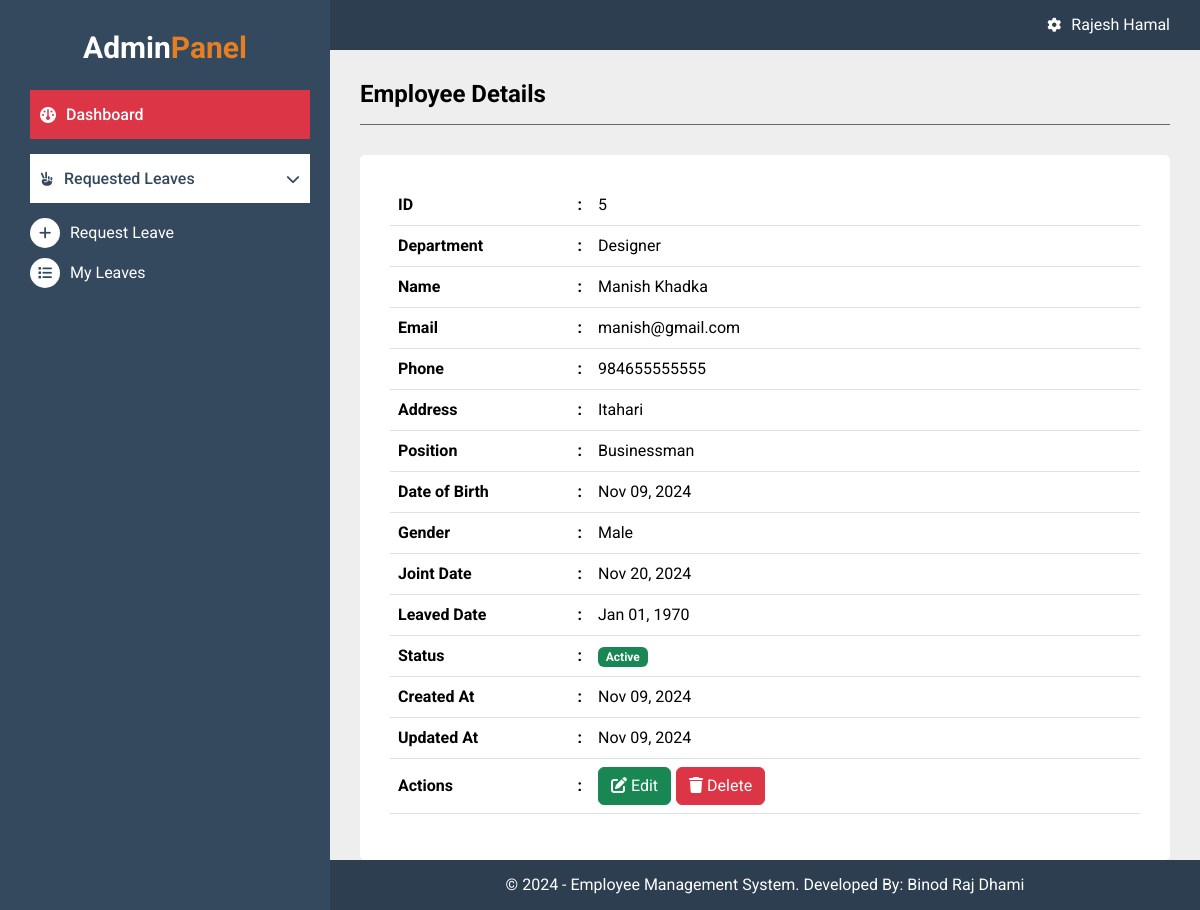
The page /admin/show_employee.php?id=5 (signed in) on the database its author committed.
### tables this page shows
CREATE TABLE `tbl_users` (
  `id` int(11) NOT NULL,
  `department_id` int(11) NOT NULL,
  `name` varchar(50) NOT NULL,
  `email` varchar(50) NOT NULL,
  `password` text NOT NULL,
  `phone` varchar(12) NOT NULL,
  `address` varchar(100) NOT NULL,
  `position` varchar(50) NOT NULL,
  `joint_date` date NOT NULL,
  `leaved_date` date DEFAULT NULL,
  `date_of_birth` date NOT NULL,
  `gender` enum('Male','Female','Other') NOT NULL,
  `role` enum('Employer','Employee') NOT NULL,
  `created_at` datetime NOT NULL DEFAULT current_timestamp(),
  `updated_at` datetime NOT NULL DEFAULT current_timestamp(),
  `status` tinyint(1) NOT NULL DEFAULT 1
);

### admin/show_employee.php (the view)
<?php
include_once("includes/header.php");
include_once("includes/sidebar.php");
$get_id = $_GET['id'];
$fetch_query = "SELECT * FROM tbl_users where id= $get_id";
$result = $connection->query($fetch_query);
if ($result->num_rows > 0) {
    $employee = $result->fetch_assoc();
    $department_id = $employee['department_id'];
    $employee['department'] = $connection->query("SELECT * FROM tbl_departments where id=$department_id")->fetch_assoc()['name'];
} else {
    header("location: list_employee.php");
}
?>
<div class="admin-main">
    <div class="heading-panel">
        <h1>Employee Details</h1>
    </div>
    <div class="body-panel">
        <table class="table tableb-bordered">
            <thead>
                <thead>
                    <tr style="vertical-align: middle;">
                        <th style="width: 200px;">ID <span style="float: right;">:</span></th>
                        <td><?php echo $employee['id']; ?></td>
                    </tr>
                    <tr style="vertical-align: middle;">
                        <th style="width: 200px;">Department <span style="float: right;">:</span></th>
                        <td><?php echo $employee['department']; ?></td>
                    </tr>
                    <tr style="vertical-align: middle;">
                        <th style="width: 200px;">Name <span style="float: right;">:</span></th>
                        <td><?php echo $employee['name']; ?></td>
                    </tr>
                    <tr style="vertical-align: middle;">
                        <th style="width: 200px;">Email <span style="float: right;">:</span></th>
                        <td><?php echo $employee['email']; ?></td>
                    </tr>
                    <tr style="vertical-align: middle;">
                        <th style="width: 200px;">Phone <span style="float: right;">:</span></th>
                        <td><?php echo $employee['phone']; ?></td>
                    </tr>
                    <tr style="vertical-align: middle;">
                        <th style="width: 200px;">Address <span style="float: right;">:</span></th>
                        <td><?php echo $employee['address']; ?></td>
                    </tr>
                    <tr style="vertical-align: middle;">
                        <th style="width: 200px;">Position <span style="float: right;">:</span></th>
                        <td><?php echo $employee['position']; ?></td>
                    </tr>
                    <tr style="vertical-align: middle;">
                        <th style="width: 200px;">Date of Birth <span style="float: right;">:</span></th>
                        <td><?php echo date("M d, Y", strtotime($employee['date_of_birth'])); ?></td>
                    </tr>
                    <tr style="vertical-align: middle;">
                        <th style="width: 200px;">Gender <span style="float: right;">:</span></th>
                        <td><?php echo $employee['gender']; ?></td>
                    </tr>
                    <tr style="vertical-align: middle;">
                        <th style="width: 200px;">Joint Date <span style="float: right;">:</span></th>
                        <td><?php echo date("M d, Y", strtotime($employee['joint_date'])); ?></td>
                    </tr>
                    <tr style="vertical-align: middle;">
                        <th style="width: 200px;">Leaved Date <span style="float: right;">:</span></th>
                        <td><?php echo date("M d, Y", strtotime($employee['leaved_date'])); ?></td>
                    </tr>
                    <tr style="vertical-align: middle;">
                        <th style="width: 200px;">Status <span style="float: right;">:</span></th>
                        <td>
                            <?php if ($employee['status'] == 1) { ?>
                                <span class="badge bg-success">Active</span>
                            <?php } else { ?>
                                <span class="badge bg-danger">Dective</span>
                            <?php } ?>
                        </td>
                    </tr>
                    <tr style="vertical-align: middle;">
                        <th style="width: 200px;">Created At <span style="float: right;">:</span></th>
                        <td><?php echo date("M d, Y", strtotime($employee['created_at'])); ?></td>
                    </tr>
                    <tr style="vertical-align: middle;">
                        <th style="width: 200px;">Updated At <span style="float: right;">:</span></th>
                        <td><?php echo date("M d, Y", strtotime($employee['updated_at'])); ?></td>
                    </tr>
                    <tr style="vertical-align: middle;">
                        <th style="width: 200px;">Actions <span style="float: right;">:</span></th>
                        <td>
                            <div class="bnt-actions-link">
                                <a href="edit_employee.php?id=<?php echo $employee['id']; ?>" class="btn btn-success">
                                    <i class="fa-solid fa-pen-to-square"></i>
                                    <span>Edit</span>
                                </a>
                                <form action="delete_employee.php?id=<?php echo $employee['id']; ?>" method="POST">
                                    <button type="submit" class="btn btn-danger">
                                        <i class="fa-solid fa-trash"></i>
                                        <span>Delete</span>
                                    </button>
                                </form>
                        </td>
                    </tr>
                </thead>
        </table>
    </div>
</div>
<?php include_once("includes/footer.php"); ?>

### css/styles.css (style rules this page uses)
* { margin: 0; padding: 0; font-family: "Roboto", serif; }
body { margin: 0; padding: 0; font-size: 16px; color: #000; font-family: "Roboto", serif; background: #eee; }
.admin-main { position: absolute; top: 50px; left: 330px; width: calc(100% - 330px); background: #eee; padding: 30px; padding-bottom: 50px; }
.heading-panel { padding-bottom: 15px; margin-bottom: 30px; border-bottom: #666 solid 1px; }
.heading-panel h1 { margin-bottom: 0; font-size: 24px; font-weight: 700; }
.body-panel { padding: 30px; background: #fff; border-radius: 5px; }
.bnt-actions-link { display: flex; align-items: center; gap: 5px }

### rows shown on the page
tbl_users: id "5", name "Manish Khadka", email "manish@gmail.com", phone "984655555555", address "Itahari", position "Businessman", date_of_birth "Nov 09, 2024", gender "Male", joint_date "Nov 20, 2024", leaved_date "Jan 01, 1970", created_at "Nov 09, 2024", updated_at "Nov 09, 2024"

### other values the page prints
$_SESSION['name'] "Rajesh Hamal"
$employee['department'] "Designer"
Date('Y') "2024"
